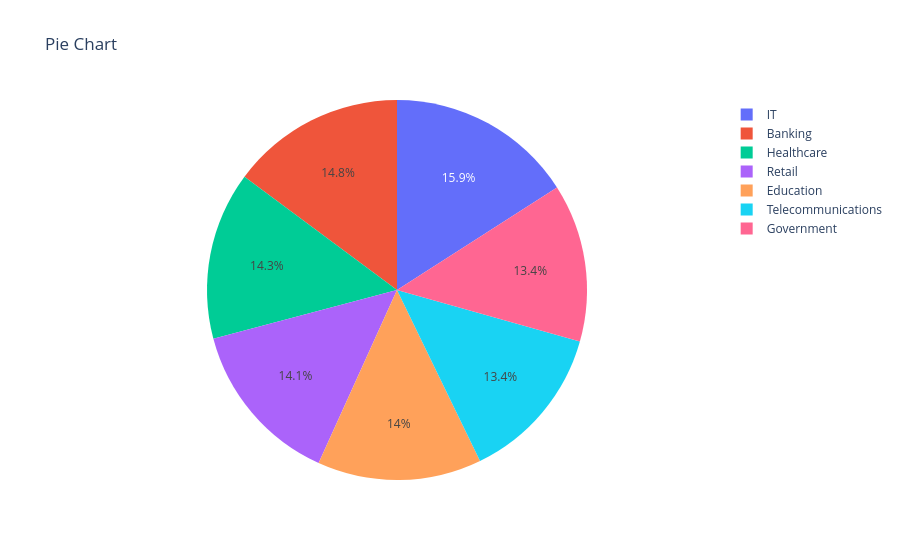

Notebook code for this chart:
### Code cell
fix=px.pie(count,names="Target Industry",values="count",title="Pie Chart")
fix

### Figure 1 — Plotly figure (JSON) as saved in the notebook; plotly's stock layout.template omitted (floating-point values rounded to 4 significant figures)
{"data": [{"domain": {"x": [0, 1], "y": [0, 1]}, "hovertemplate": "Target Industry=%{label}<br>count=%{value}<extra></extra>", "labels": ["IT", "Banking", "Healthcare", "Retail", "Education", "Telecommunications", "Government"], "legendgroup": "", "name": "", "showlegend": true, "type": "pie", "values": [478, 445, 429, 423, 419, 403, 403]}], "layout": {"legend": {"tracegroupgap": 0}, "title": {"text": "Pie Chart"}}}
